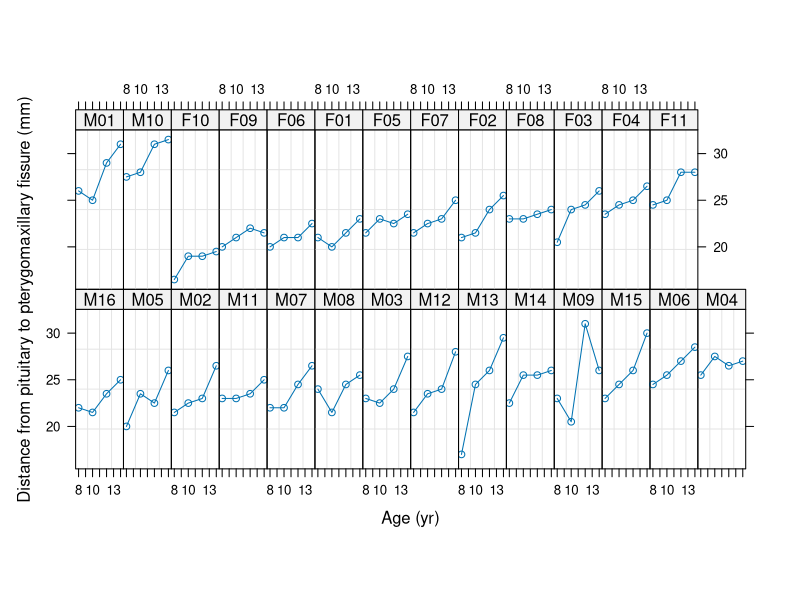

This figure's R source:
#mixed model 混合効果モデルのあてはめlme()を使うためのパッケージ "nlme"
install.packages("nlme")
library(nlme)

data("Orthodont")
plot(Orthodont)
aa=Orthodont
names(aa)
dim(aa)                                                                                                                                                                                                     

library("lme4")
y=lmer(distance~age*Sex+(1|Subject), data=aa)
summary(y)#estimateが変数の係数
confint(y)#confidence interval 信頼区間　1をまたがないと優位に影響がある
